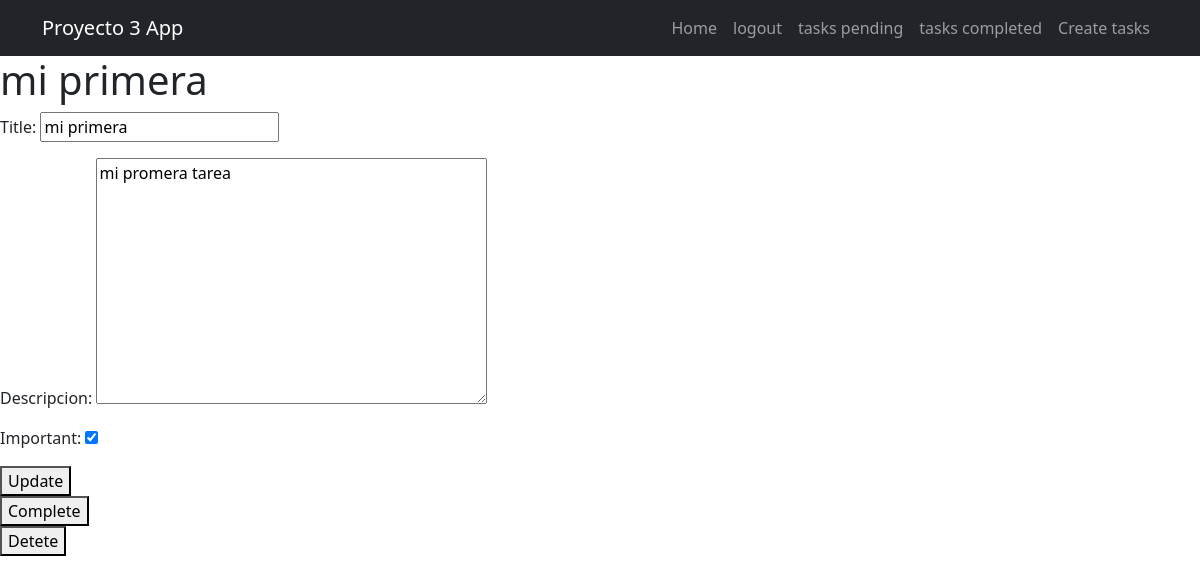
/tasks/10/ (signed in), run on the app's committed database.
### tasks/models.py (models this page shows, shortened)
class Task(models.Model):
    title = models.CharField(max_length=100)
    descripcion = models.TextField(blank=True)
    created = models.DateTimeField(auto_now_add=True)
    detacompleted = models.DateTimeField(null=True)
    important = models.BooleanField(default=False)
    user = models.ForeignKey(User, on_delete=models.CASCADE)

### tasks/views.py (the view, shortened to what this page needs)
# urls.py: path('tasks/<int:task_id>/', views.task_detail, name='task_datail'),
@login_required
def task_detail(request, task_id):
    if request.method == 'GET':
        task = get_object_or_404(Task, pk=task_id, user=request.user)
        form = TasksForm(instance=task)
        return render(request, 'task_detail.html', {'task': task,'form': form})

### tasks/forms.py
class TasksForm(ModelForm):
    class Meta:
        model = Task
        fields = ['title', 'descripcion', 'important']

### tasks/templates/task_detail.html (shortened to what this page needs)
{% extends 'base.html' %}
{% block content %}
    <h1>{{task.title}}</h1>
    <form method="POST">
        {{form.as_p}}
        <button>
            Update
        </button>
    </form>
    <form action="{% url 'complete_task' task.id %}" method="POST">
        <button>
            Complete
        </button>
    </form>
    <form action="{% url 'delete_task' task.id %}" method="POST">
        <button>
            Detete
        </button>
    </form>
{% endblock  %}

### data on the page
Task: title "mi primera", descripcion "mi promera tarea", important "☑"
